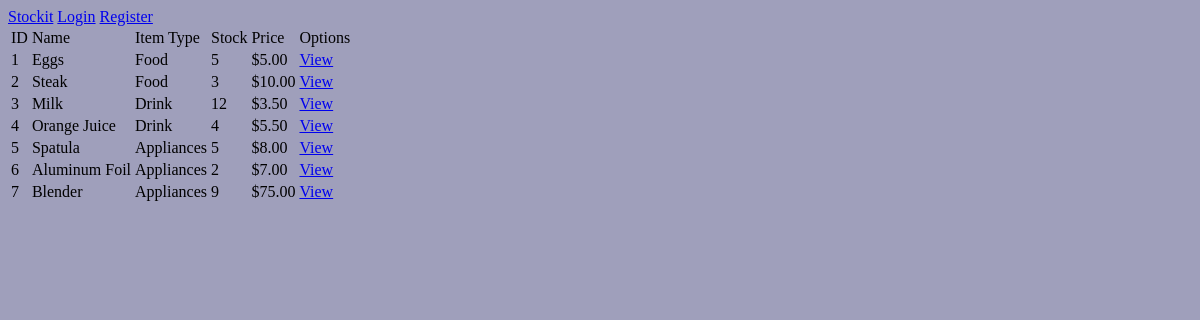
/inventory/, run on an earlier commit of the app's database.
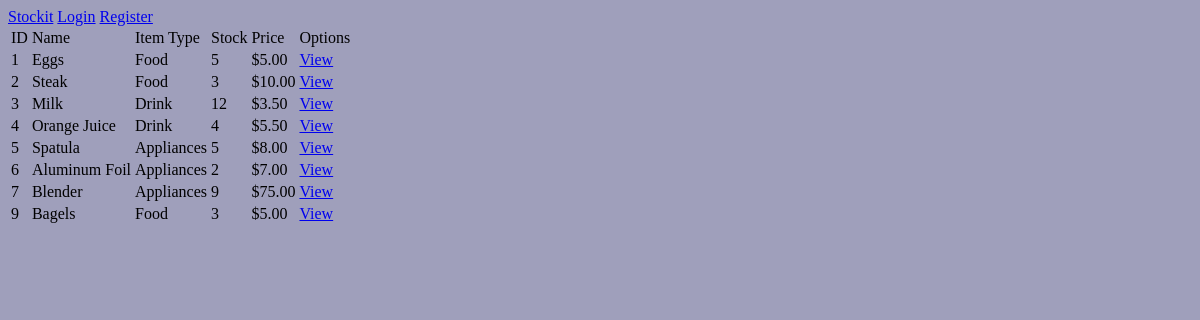
And on a later commit of the database.
### inventory/models.py (models this page shows, shortened)
class Item(models.Model):
    name = models.CharField(max_length=45, null=False)
    weight = models.DecimalField(max_digits=5, decimal_places=2, null=False)
    price = models.DecimalField(max_digits=7, decimal_places=2, null=False, default=0)
    description = models.CharField(max_length=45)
    quantity = models.IntegerField(null=False, default=0)
    itemtype = models.ForeignKey(ItemType, null=True, on_delete=models.SET_NULL)

class ItemType(models.Model):
    name = models.CharField(max_length=45, null=False, unique=True)
    class Meta:
        verbose_name_plural = "Item Types"

### inventory/views.py (the view)
# urls.py: path('', views.ItemList.as_view(), name="item_list"),
class ItemList(ListView):
    template_name = "items/list.html"
    model = Item
    context_object_name = "items"

### inventory/templates/items/list.html (shortened to what this page needs)
{% extends "base.html" %}
{% block content %}
    <table>
        <thead>
            <tr>
                <td>ID</td>
                <td>Name</td>
                <td>Item Type</td>
                <td>Stock</td>
                <td>Price</td>
                <td colspan="3">Options</td>
            </tr>
        </thead>
        <tbody>
            {% for item in items %}
            <tr>
                <td>{{ item.id }}</td>
                <td>{{ item.name }}</td>
                <td>{{ item.itemtype.name }}</td>
                <td>{{ item.quantity }}</td>
                <td>${{ item.price }}</td>
                <td><a href="{% url 'inventory:item_detail' item.id %}">View</a></td>
            </tr>
            {% endfor %}
        </tbody>
    </table>
{% endblock content%}

What changed in the data, as far as the page shows it:
added Item: id "9", name "Bagels", itemtype.name "Food", quantity "3", price "5.00"
